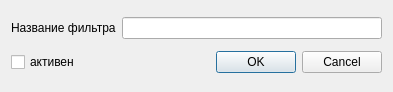
<?xml version="1.0" encoding="UTF-8"?>
<ui version="4.0">
 <class>ThingFilterEdit</class>
 <widget class="QDialog" name="ThingFilterEdit">
  <property name="windowModality">
   <enum>Qt::WindowModal</enum>
  </property>
  <property name="geometry">
   <rect>
    <x>0</x>
    <y>0</y>
    <width>393</width>
    <height>92</height>
   </rect>
  </property>
  <property name="windowTitle">
   <string>Редактирование фильтра</string>
  </property>
  <layout class="QVBoxLayout" name="verticalLayout">
   <item>
    <layout class="QHBoxLayout" name="horizontalLayout">
     <item>
      <widget class="QLabel" name="label_2">
       <property name="text">
        <string>Название фильтра</string>
       </property>
      </widget>
     </item>
     <item>
      <widget class="QLineEdit" name="name">
       <property name="maxLength">
        <number>100</number>
       </property>
      </widget>
     </item>
    </layout>
   </item>
   <item>
    <layout class="QHBoxLayout" name="horizontalLayout_2">
     <item>
      <widget class="QCheckBox" name="enabled">
       <property name="text">
        <string>активен</string>
       </property>
      </widget>
     </item>
     <item>
      <spacer name="horizontalSpacer">
       <property name="orientation">
        <enum>Qt::Horizontal</enum>
       </property>
       <property name="sizeHint" stdset="0">
        <size>
         <width>40</width>
         <height>20</height>
        </size>
       </property>
      </spacer>
     </item>
     <item>
      <widget class="QDialogButtonBox" name="OkCancelBtn">
       <property name="standardButtons">
        <set>QDialogButtonBox::Cancel|QDialogButtonBox::Ok</set>
       </property>
      </widget>
     </item>
    </layout>
   </item>
  </layout>
 </widget>
 <tabstops>
  <tabstop>name</tabstop>
  <tabstop>enabled</tabstop>
  <tabstop>OkCancelBtn</tabstop>
 </tabstops>
 <resources/>
 <connections>
  <connection>
   <sender>OkCancelBtn</sender>
   <signal>rejected()</signal>
   <receiver>ThingFilterEdit</receiver>
   <slot>reject()</slot>
   <hints>
    <hint type="sourcelabel">
     <x>478</x>
     <y>74</y>
    </hint>
    <hint type="destinationlabel">
     <x>286</x>
     <y>50</y>
    </hint>
   </hints>
  </connection>
  <connection>
   <sender>OkCancelBtn</sender>
   <signal>accepted()</signal>
   <receiver>ThingFilterEdit</receiver>
   <slot>okBtnClick()</slot>
   <hints>
    <hint type="sourcelabel">
     <x>303</x>
     <y>67</y>
    </hint>
    <hint type="destinationlabel">
     <x>196</x>
     <y>45</y>
    </hint>
   </hints>
  </connection>
 </connections>
 <slots>
  <slot>okBtnClick()</slot>
 </slots>
</ui>
